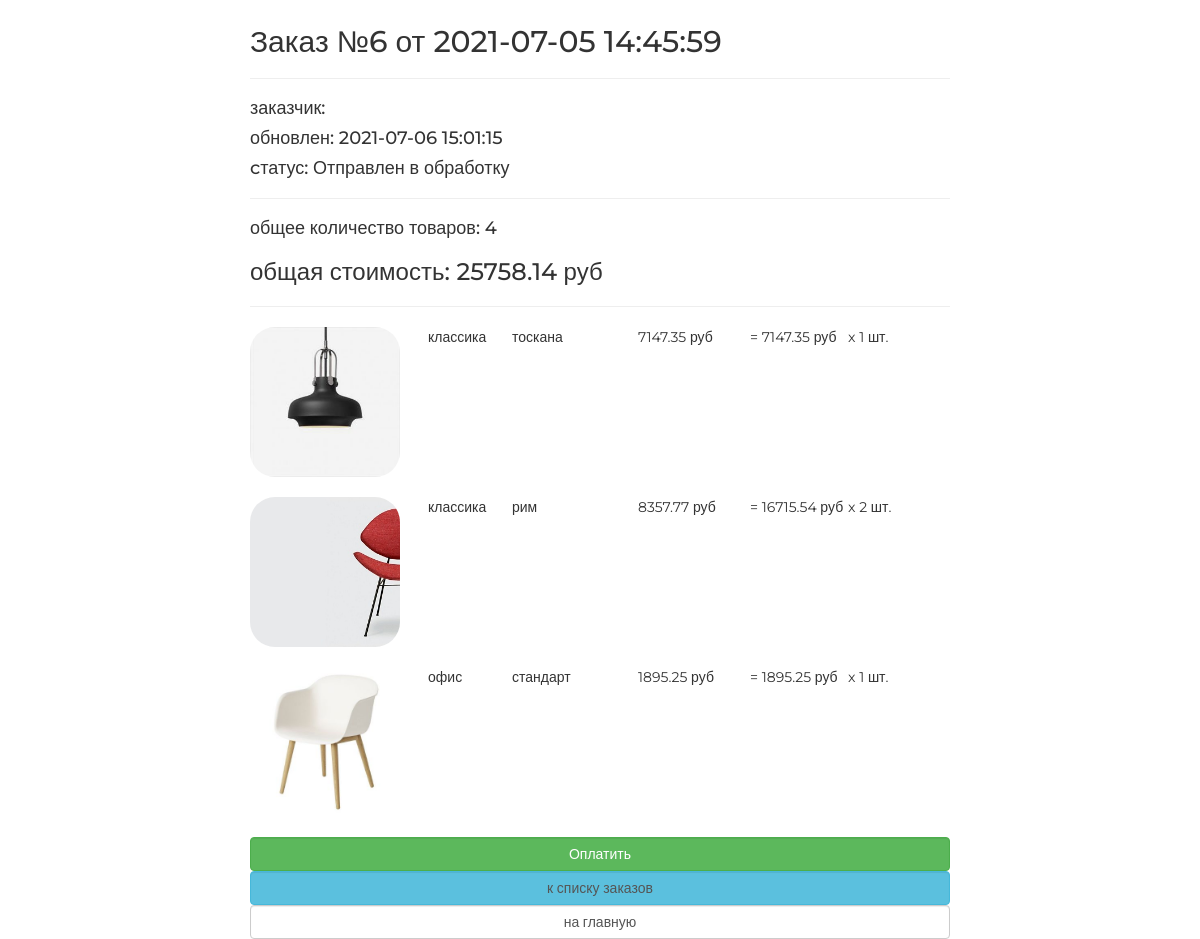
Page /order/read/6/ on the committed database.
### ordersapp/models.py (models this page shows, shortened)
class Order(models.Model):
    FORMING = 'FM'
    SENT_TO_PROCEED = 'STP'
    PROCEEDED = 'PRD'
    PAID = 'PD'
    READY = 'RD'
    CANCEL = 'CNC'
    DELIVERED = 'DVD'
    STATUSES = (
        (FORMING, 'Формируется'),
        (SENT_TO_PROCEED, 'Отправлен в обработку'),
        (PROCEEDED, 'Обработан'),
        (PAID, 'Оплачен'),
        (READY, 'Готов к выдаче'),
        (CANCEL, 'Отменен'),
        (DELIVERED, 'Выдан'),
    )
    user = models.ForeignKey(settings.AUTH_USER_MODEL, on_delete=models.CASCADE)
    created = models.DateTimeField(auto_now_add=True, verbose_name='Создан')
    updated = models.DateTimeField(auto_now=True, verbose_name='Обновлен')
    is_active = models.BooleanField(default=True)
    status = models.CharField(choices=STATUSES, default=FORMING, verbose_name="Cтатус", max_length=3)
    def get_total_cost(self):
        _items = self.orderitems.select_related()
        _totalcost = sum(list(map(lambda x: x.get_product_cost(), _items)))
        return _totalcost
    def get_summary(self):
        items = self.orderitems.select_related()
        return {
            'total_cost': sum(list(map(lambda x: x.quantity * x.product.price, items))),
            'total_quantity': sum(list(map(lambda x: x.quantity, items)))
        }

class OrderItem(models.Model):
    order = models.ForeignKey(Order, on_delete=models.CASCADE, related_name='orderitems')
    product = models.ForeignKey(Product, on_delete=models.CASCADE, verbose_name='Продукт')
    quantity = models.PositiveSmallIntegerField(default=0, verbose_name='Количество')
    def get_product_cost(self):
        return self.product.price * self.quantity

### mainapp/models.py (models this page shows, shortened)
class Product(models.Model):
    category = models.ForeignKey(ProductCategory, on_delete=models.CASCADE)
    name = models.CharField(verbose_name='имя продукта', max_length=128)
    image = models.ImageField(upload_to='products_images', blank=True)
    short_desc = models.CharField(verbose_name='краткое описание продукта', max_length=60, blank=True)
    description = models.TextField(verbose_name='описание продукта', blank=True)
    price = models.DecimalField(verbose_name='цена продукта', max_digits=8, decimal_places=2, default=0)
    quantity = models.PositiveIntegerField(verbose_name='количество на складе', default=0)
    is_active = models.BooleanField(verbose_name='категория активна', default=True, db_index=True)

class ProductCategory(models.Model):
    name = models.CharField(verbose_name='название категории', max_length=64, unique=True)
    description = models.TextField(verbose_name='описание категории', blank=True)
    is_active = models.BooleanField(verbose_name='категория активна', default=True)

### ordersapp/views.py (the view)
# urls.py: path('read/<pk>/', ordersapp.OrderRead.as_view(), name='read'),
class OrderRead(DetailView):
    model = Order

### adminapp/templatetags/my_tags.py (called while the page is built)
def media_folder_products(string):
    if not string:
        string = 'products_images/default.jpg'
    new_string = "{}{}".format(URL_PREFIX, string)
    return new_string

### mainapp/context_processors.py (called while the page is built)
def basket(request):
    print(f'context processor basket works')
    basket = []
    if request.user.is_authenticated:
        basket = Basket.objects.filter(user=request.user)
    return {
        'basket': basket,
    }

### ordersapp/templates/ordersapp/order_detail.html
{% extends "ordersapp/base.html" %}
{% load static %}
{% load my_tags %}
{% block content %}
   {% include 'ordersapp/includes/inc_order_summary.html' %}
   <div class="basket_list">
       {% for item in object.orderitems.select_related %}
           <div class="basket_record">
               <img src="{{ item.product.image|media_folder_products }}"
                    alt="{{ item.product.short_desc }}">
               <span class="category_name">
                   {{ item.product.category.name }}
               </span>
               <span class="product_name">{{ item.product.name }}</span>
               <span class="product_price">
                   {{ item.product.price }}&nbspруб
               </span>
               <span class="product_quantitiy">
                   x {{ item.quantity }} шт.
               </span>
               <span class="product_cost">
                    = {{ item.get_product_cost }}&nbspруб
               </span>
           </div>
       {% endfor %}
   </div>
   {% include 'ordersapp/includes/inc_order_actions.html' %}
{% endblock %}

### ordersapp/templates/ordersapp/includes/inc_order_summary.html (shortened to what this page needs)
{% if object %}
   <div class="h2">Заказ №{{ object.pk }} от {{ object.created|date:"Y-m-d H:i:s" }}</div>
   <hr>
   <div class="h4">заказчик: {{ user.last_name }} {{ user.first_name }} </div>
   <div class="h4">обновлен: {{ object.updated|date:"Y-m-d H:i:s" }}</div>
   <div class="h4">cтатус: {{ object.get_status_display }}</div>
   <hr>
    {% with object_summary=object.get_summary %}
       <div class="h4">
           общее количество товаров: <span class="order_total_quantity">{{ object_summary.total_quantity }}</span>
       </div>
       <div class="h3">
           общая стоимость: <span class="order_total_cost">{{ object_summary.total_cost }}</span> руб
       </div>
    {% endwith %}
{% endif %}
<hr>

### static/css/style.css (style rules this page uses)
* { margin: 0; padding: 0; }
body { font-family: 'Montserrat', sans-serif; }
html, body { height: 100%; }
.basket_list span.category_name { margin-left: 2em; width: 5em; position: relative; display: block; float: left; }
.basket_list span.product_name { margin-left: 1em; width: 8em; position: relative; display: block; float: left; }
.basket_list span.product_price { margin-left: 1em; width: 7em; position: relative; display: block; float: left; }
.basket_list span.product_cost { margin-left: 1em; width: 7em; position: relative; display: block; float: left; }
.basket_list .basket_record { position: relative; display: block; height: 170px; float: none; }
.basket_container img { display: block; float: left; width: 150px; border-radius: 25px; }

### rows in the picture
Order: pk "6", created "2021-07-05 14:45:59", updated "2021-07-06 15:01:15", status "Отправлен в обработку"
OrderItem: product.image|media_folder_products (picture), product.category.name "классика", product.name "тоскана", product.price "7147.35", quantity "1", get_product_cost "7147.35"
OrderItem: product.image|media_folder_products (picture), product.category.name "классика", product.name "рим", product.price "8357.77", quantity "2", get_product_cost "16715.54"
OrderItem: product.image|media_folder_products (picture), product.category.name "офис", product.name "стандарт", product.price "1895.25", quantity "1", get_product_cost "1895.25"

### other values in the picture
{{ object_summary.total_quantity }} "4"
{{ object_summary.total_cost }} "25758.14"
